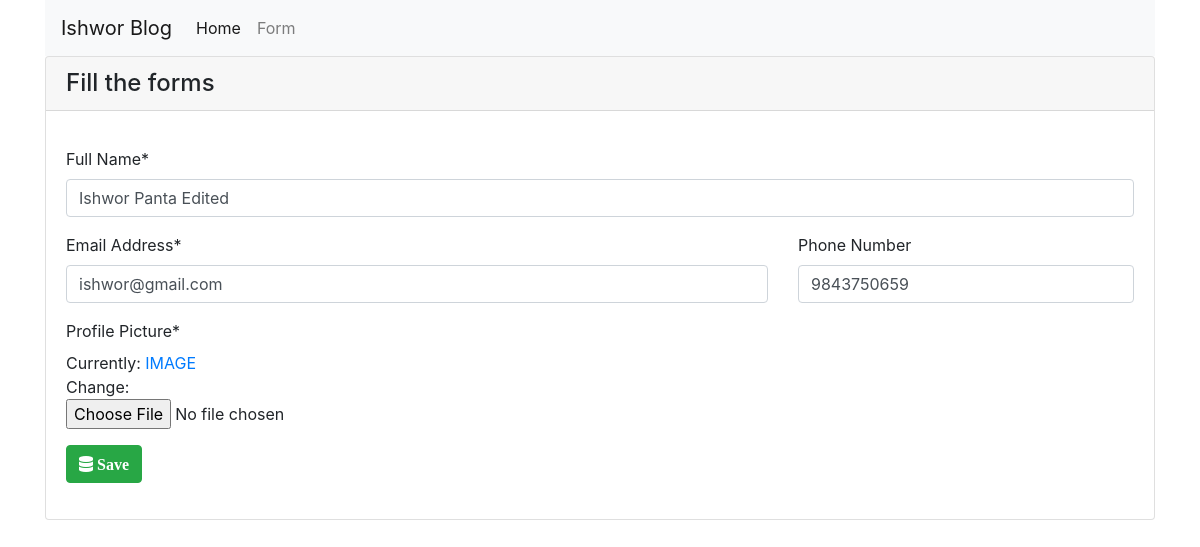
Page /addnew/9/ on the earlier database version.
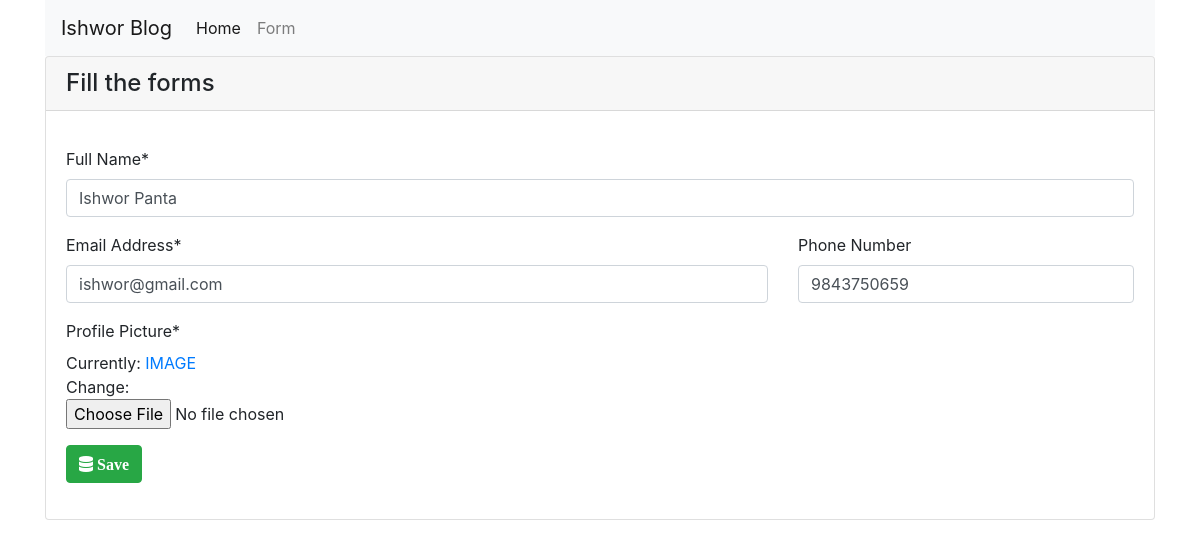
Same page on the later database version.
### basic_crud/models.py (models this page shows, shortened)
class Detail(models.Model):
    fullname = models.CharField(max_length=50)
    email = models.CharField(max_length=200)
    phone = models.IntegerField(null=True)
    profile = models.ImageField(default='IMAGE',upload_to='profile/')
    date_added = models.DateTimeField(default=timezone.now, blank=True)
    class Meta:
        ordering = ['-date_added']

### basic_crud/views.py (the view, shortened to what this page needs)
# urls.py: path('addnew/', views.add, name='add'),
def add(request, id=0):
    if request.method == "GET":
        if id == 0:
            form = UserDetails()
        else:
            edit_user = Detail.objects.get(pk=id)
            form = UserDetails(instance=edit_user)
        context = {'form': form}
        return render(request, 'basic_crud/form.html', context)

### basic_crud/forms.py
class UserDetails(forms.ModelForm):
    class Meta:
        model = Detail
        fields = ['fullname', 'email', 'phone','profile']
        labels = {
            'fullname': 'Full Name',
            'email': 'Email Address',
            'phone': 'Phone Number',
            'profile':'Profile Picture',
        }
    def __init__(self, *args, **kwargs):
        super(UserDetails, self).__init__(*args, **kwargs)
        self.fields['phone'].required = False

### basic_crud/templates/basic_crud/form.html (shortened to what this page needs)
{% extends 'basic_crud/base.html' %}
{% block content %}
{% load crispy_forms_tags %}
<div class="card">
    <h4 class="card-header">Fill the forms </h4>
    <div class="card-body">
        <p class="card-text">
            <form action="" method="POST" enctype="multipart/form-data">
                <div class="form-group">
                    {{form.fullname|as_crispy_field}}
                    <div class="row">
                        <div class="col-md-8">
                            {{form.email|as_crispy_field}}
                        </div>
                        <div class="col-md-4">
                            {{form.phone|as_crispy_field}}
                        </div>
                    </div>
                    {{form.profile|as_crispy_field}}
                </div>
                <button class="btn btn-success" type="submit"><i class="fas fa-database"> Save</i></button>
            </form>
        </p>
    </div>
</div>
{% endblock content %}

### basic_crud/templates/basic_crud/base.html (shortened to what this page needs)
{% load static %}
<!doctype html>
<html lang="en">
<head>
    <link rel="stylesheet" href="https://maxcdn.bootstrapcdn.com/bootstrap/4.0.0/css/bootstrap.min.css"
>
    <link rel="stylesheet" href="https://cdnjs.cloudflare.com/ajax/libs/font-awesome/5.12.1/css/all.min.css">
</head>
<body>
    <div class="container">
        <nav class="navbar navbar-expand-lg navbar-light bg-light">
            <a class="navbar-brand" href="{% url 'home' %}">Ishwor Blog</a>
            <div class="collapse navbar-collapse" id="navbarNavAltMarkup">
                <div class="navbar-nav">
                    <a class="nav-item nav-link active" href="{% url 'home' %}">Home </a>
                    <a class="nav-item nav-link" href="{% url 'add' %}">Form</a>
                </div>
            </div>
        </nav>
        {% block content %}
        {% endblock content %}
    </div>
</body>
</html>

Differences in the rows shown:
changed Detail "ishwor@gmail.com": fullname "Ishwor Panta Edited" → "Ishwor Panta"
